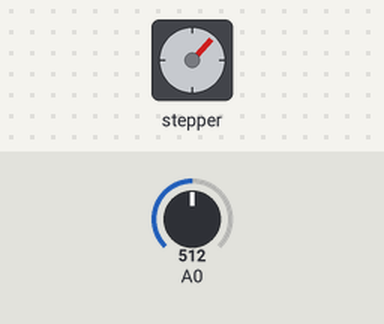
Bench run of a sketch on a simulated Arduino Uno, built with avr-gcc and run on an emulated ATmega328P. Parts: stepper motor. The inputs (shaded band) are chosen by the test bench; at power-on: A0 = 512. Stepper angles assume 100 steps per turn.

Above: at 4.2 s.
4.3 s: A0 set to 716
At 6.9 s:
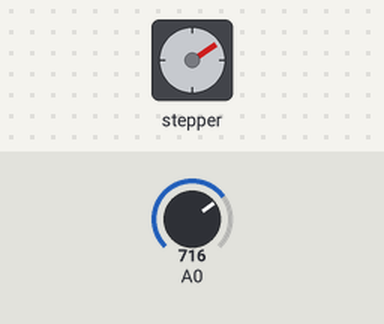
7.3 s: A0 set to 1023
At 10.0 s:
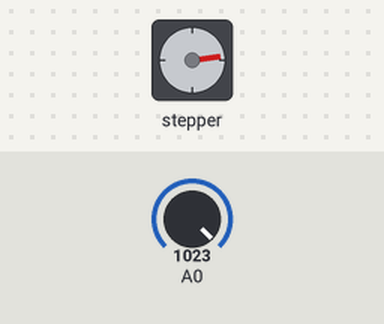
10.3 s: A0 set to 511
At 10.45 s:
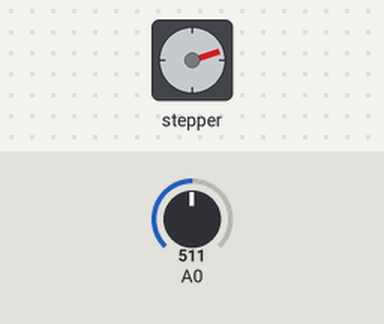
Timing chart, 0 to 15.2 s (numbered marks = the images above; inputs shaded):
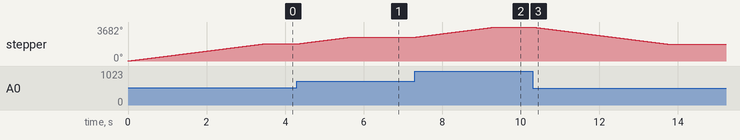

Measured:
- after the input at 4.3 s, stepper: turns 734° clockwise in 1.4 s, starting at once
- after the input at 7.3 s, stepper: turns 1105° clockwise in 2.1 s, starting at once
- after the input at 10.3 s, stepper: turns 1843° counter-clockwise in 3.4 s, starting at once
- by itself, stepper: turns 1843° clockwise in 3.4 s

The sketch:

lesson_23.ino
```cpp
#include <Stepper.h>
//这里设置步进电机旋转一圈是多少步
#define STEPS 100
//设置步进电机的步数和引脚
Stepper stepper(STEPS, 11, 10, 9, 8);
//定义变量用来存储历史读数
int previous = 0;
void setup()
{
 //设置电机每分钟的转速为90步
  stepper.setSpeed(90);
}
void loop()
{
 //获取传感器读数
 int val = analogRead(0);
 //移动步数为当前读数减去历史读数
 stepper.step(val - previous);
 //保存历史读数
 previous = val;
}
```
